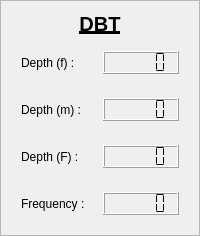
             <widget class="QFrame" name="verticalFrame_dbt">
              <property name="frameShape">
               <enum>QFrame::Shape::StyledPanel</enum>
              </property>
              <layout class="QVBoxLayout" name="verticalLayout_23">
               <item>
                <widget class="QLabel" name="label_73">
                 <property name="sizePolicy">
                  <sizepolicy hsizetype="Preferred" vsizetype="Maximum">
                   <horstretch>0</horstretch>
                   <verstretch>0</verstretch>
                  </sizepolicy>
                 </property>
                 <property name="font">
                  <font>
                   <pointsize>15</pointsize>
                   <bold>true</bold>
                   <underline>true</underline>
                  </font>
                 </property>
                 <property name="text">
                  <string>DBT</string>
                 </property>
                 <property name="alignment">
                  <set>Qt::AlignmentFlag::AlignCenter</set>
                 </property>
                </widget>
               </item>
               <item>
                <layout class="QHBoxLayout" name="horizontalLayout_61">
                 <property name="leftMargin">
                  <number>9</number>
                 </property>
                 <property name="topMargin">
                  <number>9</number>
                 </property>
                 <property name="rightMargin">
                  <number>9</number>
                 </property>
                 <property name="bottomMargin">
                  <number>9</number>
                 </property>
                 <item>
                  <widget class="QLabel" name="label_77">
                   <property name="text">
                    <string>Depth (f) : </string>
                   </property>
                  </widget>
                 </item>
                 <item>
                  <widget class="QLCDNumber" name="lcdNumber_depth_feet_dbt">
                   <property name="sizePolicy">
                    <sizepolicy hsizetype="Minimum" vsizetype="Maximum">
                     <horstretch>0</horstretch>
                     <verstretch>0</verstretch>
                    </sizepolicy>
                   </property>
                   <property name="digitCount">
                    <number>5</number>
                   </property>
                   <property name="segmentStyle">
                    <enum>QLCDNumber::SegmentStyle::Flat</enum>
                   </property>
                  </widget>
                 </item>
                </layout>
               </item>
               <item>
                <layout class="QHBoxLayout" name="horizontalLayout_65">
                 <property name="leftMargin">
                  <number>9</number>
                 </property>
                 <property name="topMargin">
                  <number>9</number>
                 </property>
                 <property name="rightMargin">
                  <number>9</number>
                 </property>
                 <property name="bottomMargin">
                  <number>9</number>
                 </property>
                 <item>
                  <widget class="QLabel" name="label_81">
                   <property name="text">
                    <string>Depth (m) : </string>
                   </property>
                  </widget>
                 </item>
                 <item>
                  <widget class="QLCDNumber" name="lcdNumber_depth_meter_dbt">
                   <property name="sizePolicy">
                    <sizepolicy hsizetype="Minimum" vsizetype="Maximum">
                     <horstretch>0</horstretch>
                     <verstretch>0</verstretch>
                    </sizepolicy>
                   </property>
                   <property name="digitCount">
                    <number>5</number>
                   </property>
                   <property name="segmentStyle">
                    <enum>QLCDNumber::SegmentStyle::Flat</enum>
                   </property>
                  </widget>
                 </item>
                </layout>
               </item>
               <item>
                <layout class="QHBoxLayout" name="horizontalLayout_66">
                 <property name="leftMargin">
                  <number>9</number>
                 </property>
                 <property name="topMargin">
                  <number>9</number>
                 </property>
                 <property name="rightMargin">
                  <number>9</number>
                 </property>
                 <property name="bottomMargin">
                  <number>9</number>
                 </property>
                 <item>
                  <widget class="QLabel" name="label_82">
                   <property name="text">
                    <string>Depth (F) : </string>
                   </property>
                  </widget>
                 </item>
                 <item>
                  <widget class="QLCDNumber" name="lcdNumber_depth_fathom_dbt">
                   <property name="sizePolicy">
                    <sizepolicy hsizetype="Minimum" vsizetype="Maximum">
                     <horstretch>0</horstretch>
                     <verstretch>0</verstretch>
                    </sizepolicy>
                   </property>
                   <property name="digitCount">
                    <number>5</number>
                   </property>
                   <property name="segmentStyle">
                    <enum>QLCDNumber::SegmentStyle::Flat</enum>
                   </property>
                  </widget>
                 </item>
                </layout>
               </item>
               <item>
                <layout class="QHBoxLayout" name="horizontalLayout_62">
                 <property name="leftMargin">
                  <number>9</number>
                 </property>
                 <property name="topMargin">
                  <number>9</number>
                 </property>
                 <property name="rightMargin">
                  <number>9</number>
                 </property>
                 <property name="bottomMargin">
                  <number>9</number>
                 </property>
                 <item>
                  <widget class="QLabel" name="label_78">
                   <property name="text">
                    <string>Frequency :</string>
                   </property>
                  </widget>
                 </item>
                 <item>
                  <widget class="QLCDNumber" name="lcdNumber_frequency_dbt">
                   <property name="sizePolicy">
                    <sizepolicy hsizetype="Minimum" vsizetype="Maximum">
                     <horstretch>0</horstretch>
                     <verstretch>0</verstretch>
                    </sizepolicy>
                   </property>
                   <property name="segmentStyle">
                    <enum>QLCDNumber::SegmentStyle::Flat</enum>
                   </property>
                  </widget>
                 </item>
                </layout>
               </item>
              </layout>
             </widget>
